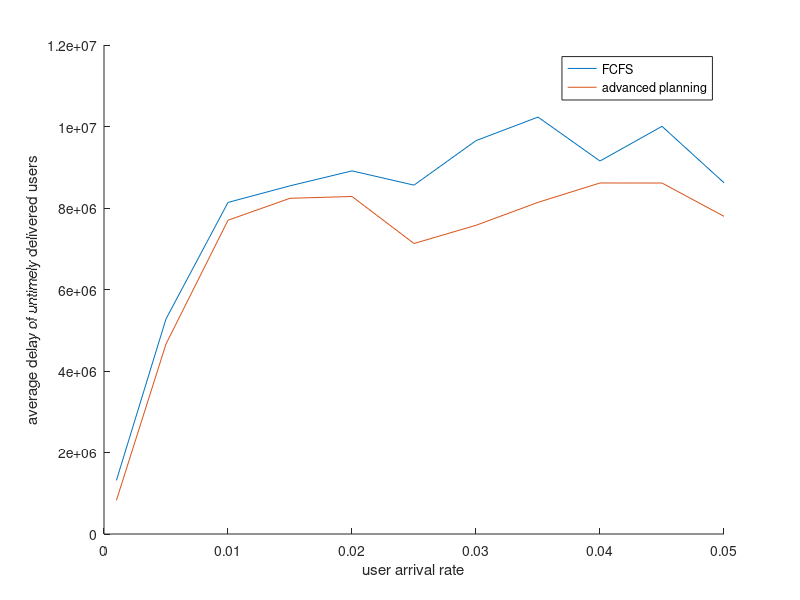
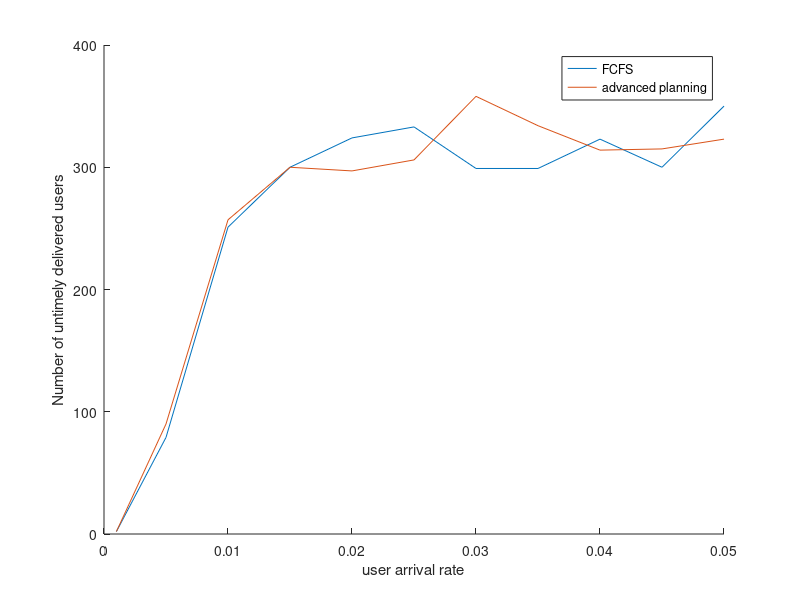

Here is the MATLAB script that generated these plots, in order:
arrivalRates = (0.005:0.005:0.05);
arrivalRates = [0.001 arrivalRates(1:end)];

%FCFS
fcfsAverageDelays = [1315524.5 5277452.405063291 8136774.370517928 8544028.786666667 8911129.641975308 8561025.174174175 9653200.301003344 1.0231143361204013*10^7 9153101.53869969 1.000435895*10^7 8619353.214285715 ];    
fcfsUntimelyDeliveries = [2 79 251 300 324 333 299 299 323 300 350]; 

%advanced planning
advancedAverageDelays = [823900.5 4662231.488888889 7699691.521400779 8238354.6866666665 8282780.387205387 7128842.290849674 7575493.402234637 8138257.410179641 8614200.203821655 8613019.228571428 7795497.114551083];    
advancedUntimelyDeliveries = [2 90 257 300 297 306 358 334 314 315 323];

%plots
%delays
figure('Name', 'average delays of untimely delivered users');
hold all;
plot(arrivalRates, fcfsAverageDelays);
plot(arrivalRates, advancedAverageDelays);
xlabel('user arrival rate');
ylabel('average delay of untimely delivered users');
legend('FCFS','advanced planning');

%number of untimely delivered users
figure('Name', 'Number of untimely delivered users');
hold all;
plot(arrivalRates, fcfsUntimelyDeliveries);
plot(arrivalRates, advancedUntimelyDeliveries);
xlabel('user arrival rate');
ylabel('Number of untimely delivered users');
legend('FCFS','advanced planning');